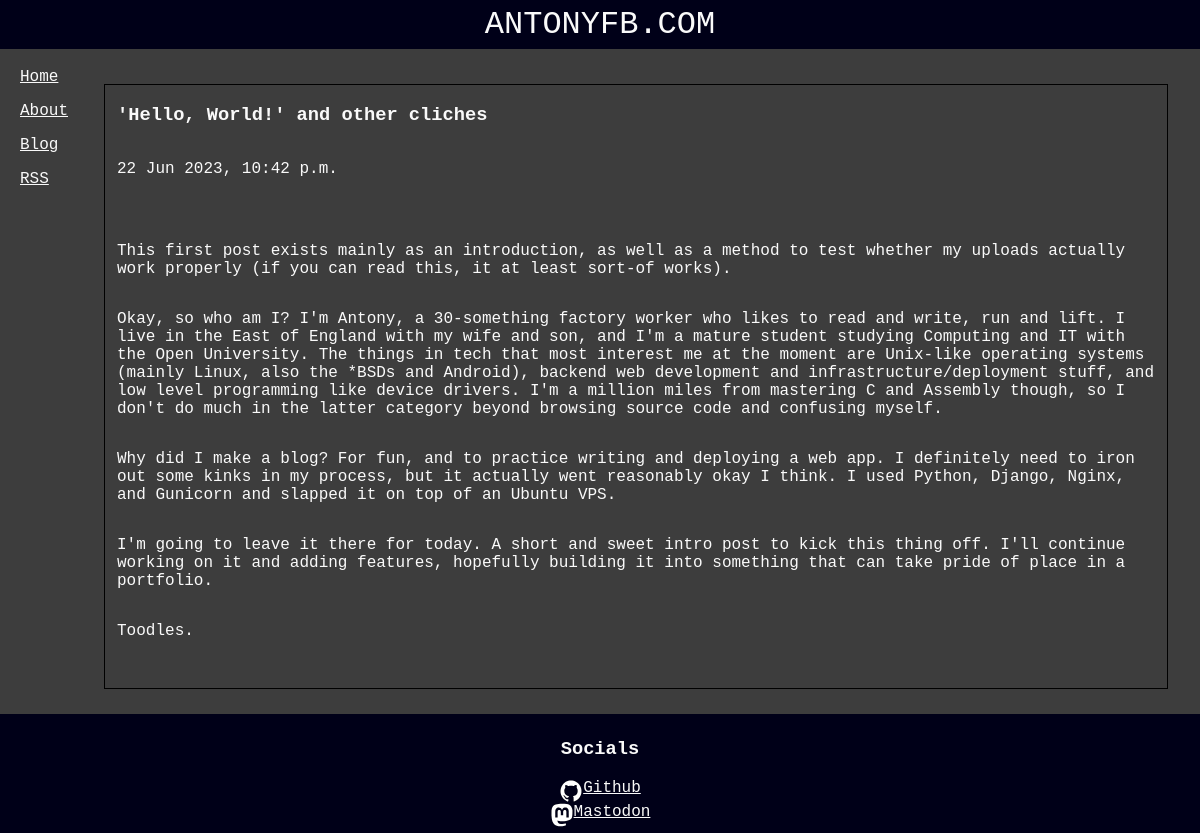
Page /blog/3/ on the committed database.
### blog/models.py (models this page shows, shortened)
class Post(models.Model):
    title = models.CharField(max_length=200, unique=True)
    tag = models.ForeignKey(Tag, on_delete=models.CASCADE)
    text = models.TextField()
    date_added = models.DateTimeField(auto_now_add=True)

### blog/views.py (the view)
# urls.py: path('blog/<int:post_id>/', views.post, name='post'),
def post(request, post_id):
    blogpost = Post.objects.get(id=post_id)
    context = {'blogpost':blogpost}
    return render(request, 'blog/blogpost.html', context)

### blog/templates/blog/blogpost.html (shortened to what this page needs)
{% extends 'blog/base.html' %}
{% block content %}
    <h3>{{ blogpost.title|safe }}</h3>
    <p>{{ blogpost.date_added }}</p>
    <p>{{ blogpost.text|safe }}</p>
{% endblock content %}

### blog/static/blog/style.css (style rules this page uses)
body { background-color: #3d3d3d; font-family: monospace; font-size: 16px; color: #fafafa }

### rows in the picture
Post: title "'Hello, World!' and other cliches", date_added "22 Jun 2023, 10:42 p.m.", text "This first post exists mainly as an introduction, as well as a method to test whether my uploads actually work properly (if you can read this, it at least sort-of works). Okay, so who am I? I'm Antony, a 30-something factory worker who likes to read and write, run and lift. I live in the East of England with my wife and son, and I'm a mature student studying Computing and IT with the Open University. The things in tech that most interest me at the moment are Unix-like operating systems (mainly Linux, also the *BSDs and Android), backend web development and infrastructure/deployment stuff, and low level programming like device drivers. I'm a million miles from mastering C and Assembly…"
